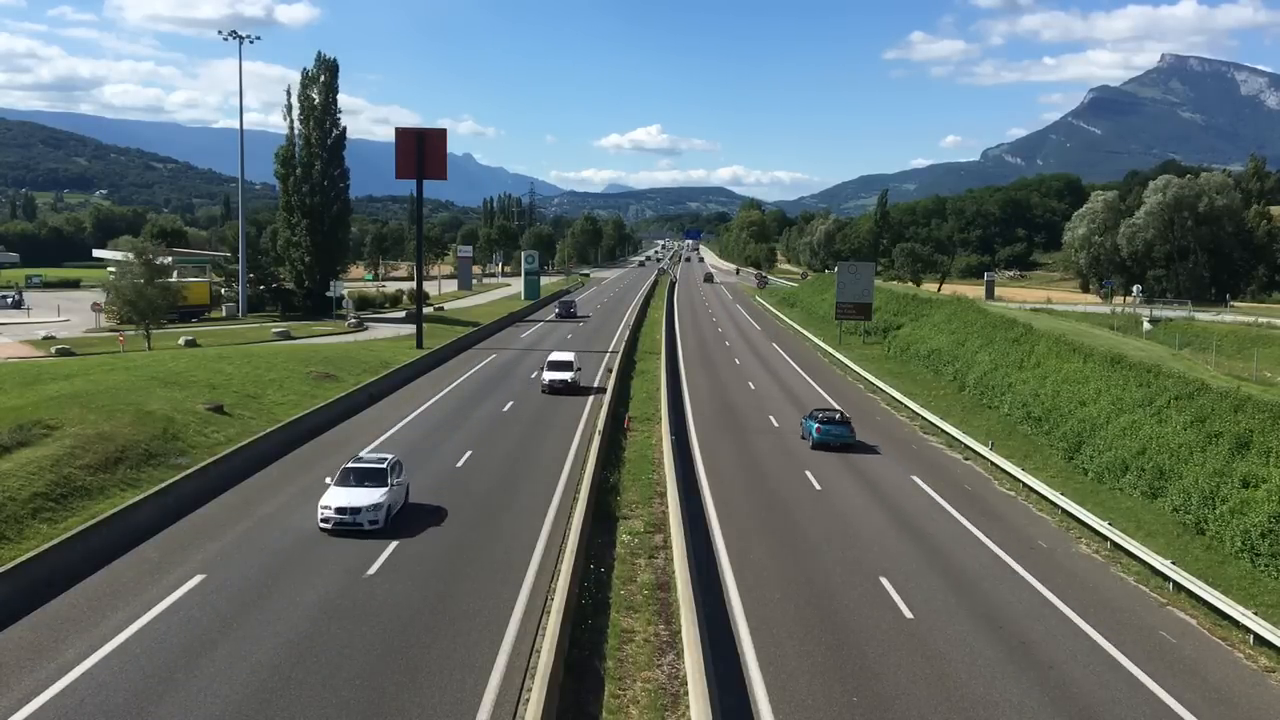
#> input picture frame 79 of video/auto_4.mp4, 1280 x 720 px, given in place of auto_2.mp4, which was not available
$ python main.py
#> lines starting #> are read from the running program, lines starting #| are printed output that depends on the picture; after the words box and inside, x2 and y2 are one past the last pixel; in counts of white or black regions, pixels touching at a corner belong together; pictures that were not available may be replaced by others from this repository, and a replacement may not be noted
### tracker.py
import math
class ObjectTracker:
    def __init__(self):
        # Memorizza le posizioni centrali degli oggetti
        self.center_points = {}
        # Conta gli ID degli oggetti
        self.id_count = 0

    def update(self, objects_rect):
        # Bounding box degli oggetti e relativi ID
        objects_bbs_ids = []

        # Aggiorna i bounding box degli oggetti
        for rect in objects_rect:
            x, y, w, h = rect
            cx = (x + x + w) // 2
            cy = (y + y + h) // 2

            # Controlla se l'oggetto è stato rilevato precedentemente
            same_object_detected = False
            for obj_id, pt in self.center_points.items():
                dist = math.hypot(cx - pt[0], cy - pt[1])

                if dist < 25:
                    self.center_points[obj_id] = (cx, cy)
                    objects_bbs_ids.append([x, y, w, h, obj_id])
                    same_object_detected = True
                    break

            # Se l'oggetto è nuovo, assegna un nuovo ID
            if not same_object_detected:
                self.center_points[self.id_count] = (cx, cy)
                objects_bbs_ids.append([x, y, w, h, self.id_count])
                self.id_count += 1

        # Rimuove gli oggetti non utilizzati dal dizionario
        self._cleanup_unused_objects(objects_bbs_ids)

        return objects_bbs_ids

    def _cleanup_unused_objects(self, objects_bbs_ids):
        # Rimuove gli oggetti non utilizzati dal dizionario
        used_object_ids = set(obj_bb_id[4] for obj_bb_id in objects_bbs_ids)
        unused_object_ids = set(self.center_points.keys()) - used_object_ids
        for obj_id in unused_object_ids:
            del self.center_points[obj_id]

### post_processing.py
import cv2
import numpy as np

# applica filtro di blurring
def apply_blur(frame):
    blurred_frame = cv2.GaussianBlur(frame, (5, 5), 0)
    return blurred_frame

# applica filtro di correzione del colore
def correct_color(frame):
    corrected_frame = cv2.cvtColor(frame, cv2.COLOR_BGR2GRAY)
    return corrected_frame

# applica filtro di miglioramento del contrasto
def adjust_brightness_contrast(frame, alpha=1.0, beta=0):
    adjusted_frame = cv2.convertScaleAbs(frame, alpha=alpha, beta=beta)
    return adjusted_frame

# maschera di applicazione all'intero frame - implementa anche una forma di sfocatura
def apply_mask(frame):
    mask = np.zeros(frame.shape[:2], dtype="uint8")
    cv2.rectangle(mask, (500, 340), (800, 720), 255, -1)
    masked_frame = cv2.bitwise_and(frame, frame, mask=mask)
    return masked_frame

### metrics.py
import cv2
import numpy as np
from skimage.metrics import structural_similarity as ssim

def calculate_video_metrics(frames):
    """
    Calcola le metriche video (PSNR, MSE e SSIM) su una sequenza di frame.

    Args:
        frames: una lista di array NumPy che rappresentano i frame video.

    Returns:
        Una tupla contenente (media_mse, media_psnr, media_ssim), o None
        se ci sono meno di 2 frame.
    """

    total_psnr = 0
    total_mse = 0
    total_ssim = 0

    frame_count = len(frames)

    # Verifica che ci siano almeno due frame per calcolare le medie
    if frame_count < 2:
        print("Non ci sono abbastanza frame per calcolare le metriche.")
        return None, None, None

    # Calcolo PSNR, MSE tra frame adiacenti
    for i in range(1, frame_count - 1):
        mse = np.mean((frames[i + 1] - frames[i]) ** 2)
        if mse == 0:
            psnr = float("inf")
        else:
            max_pixel = 255.0
            psnr = 20 * np.log10(max_pixel / np.sqrt(mse))
        total_mse += mse
        total_psnr += psnr

        # Calcolo del SSIM tra due frame adiacenti (conversione in scala di grigi)
        ssim_score, _ = ssim(cv2.cvtColor(frames[i + 1], cv2.COLOR_BGR2GRAY),
                             cv2.cvtColor(frames[i], cv2.COLOR_BGR2GRAY),
                             full=True)
        total_ssim += ssim_score

    # Calcolo della media dei valori per ogni metrica (escluso il primo frame)
    avg_mse = total_mse / (frame_count - 1)
    avg_psnr = total_psnr / (frame_count - 1)
    avg_ssim = total_ssim / (frame_count - 1)

    return avg_mse, avg_psnr, avg_ssim

### main.py
import cv2
from tracker import ObjectTracker
from metrics import calculate_video_metrics
from post_processing import apply_blur, correct_color, adjust_brightness_contrast, apply_mask

# Creazione dell'oggetto tracker
tracker = ObjectTracker()

# Apertura del video
cap = cv2.VideoCapture('/Users/giulia/Multimedia_progetto/video/auto_2.mp4')

# Creazione dell'oggetto per il rilevamento degli oggetti
object_detector = cv2.createBackgroundSubtractorMOG2(history=200, varThreshold=40)

# Parametri per il rilevamento degli oggetti
#min_area = 300  #Dimensione minima dell'area
#shadow_threshold = 50  #Soglia per l'identificazione delle ombre

# Inizializzazione dei frame precedenti per PSNR, MSE e SSIM
prev_frame = None
prev_roi = None
frames = []

debug_printed = False  # Dichiarazione e inizializzazione della variabile debug_printed
while True:
    # Lettura del frame
    ret, frame = cap.read()
#> frame is the input picture: shape (720, 1280, 3); mean B, G, R 109, 112.5, 99.3
    if not ret:
        break

    # Estrazione della regione di interesse
    #roi = frame[340: 720, 500: 800] (quella iniziale)
    roi = frame[200:600, 300:700]
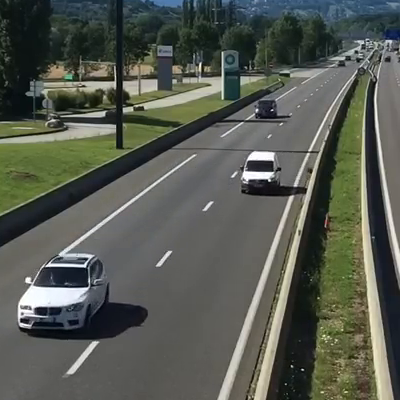
#> roi: shape (400, 400, 3); mean B, G, R 81.8, 90.5, 86.5


    # Memorizzazione del frame per il calcolo delle metriche
    frames.append(roi.copy())
    # Memorizzazione del frame corrente per il prossimo ciclo
    prev_frame = frame.copy()
    prev_roi = roi.copy()

    # 1. Rilevamento degli oggetti
    mask = object_detector.apply(roi)
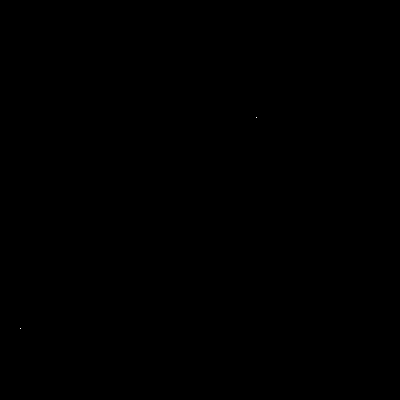
#> mask: shape (400, 400); values 127 (black) and 255 (white), 0% white in thin lines or dots, all inside (x1, y1, x2, y2) = (20, 117, 257, 329)
    _, mask = cv2.threshold(mask, 254, 255, cv2.THRESH_BINARY)
    contours, _ = cv2.findContours(mask, cv2.RETR_TREE, cv2.CHAIN_APPROX_SIMPLE)
#> contours = 2 contours, all with area under 20
    detections = []
    for cnt in contours:
        # Calcolo dell'area e rimozione degli elementi piccoli e delle ombre
        area = cv2.contourArea(cnt)
        if area > 300:
            x, y, w, h = cv2.boundingRect(cnt)
            detections.append([x, y, w, h])
#> this loop made 2 passes
#> (cnt, area) on passes 1 to 2: ([[20, 328]], 0), ([[256, 117]], 0)
#> after the loop, detections = []

    # 2. Tracking degli oggetti
    boxes_ids = tracker.update(detections)
#> after the loop in update, `for rect in objects_rect:`: self.center_points = 0 items; self.id_count = 0
#> in _cleanup_unused_objects, `used_object_ids = set(obj_bb_id[4] for obj_bb_id in objects_bbs_ids)`: used_object_ids = 0 items
#> boxes_ids = []
    for box_id in boxes_ids:
        x, y, w, h, obj_id = box_id
        cv2.putText(roi, str(obj_id), (x, y - 15), cv2.FONT_HERSHEY_PLAIN, 2, (255, 0, 0), 2)
        cv2.rectangle(roi, (x, y), (x + w, y + h), (0, 255, 0), 3)
#> this loop made 0 passes

    # Chiamata alle funzioni di post-elaborazione + debugging
    if not debug_printed: #se levo questo if allora mi permette di visualizzare questi filtri per l'intero video e mi stamperà il risultato per ogni frame
        blurred_frame = apply_blur(frame)
        print("Blurred Frame Shape:", blurred_frame.shape)  # Stampa frame sfocato
#| Blurred Frame Shape: (720, 1280, 3)
        corrected_frame = correct_color(frame)
#> in correct_color, `corrected_frame = cv2.cvtColor(frame, cv2.COLOR_BGR2GRAY)`:
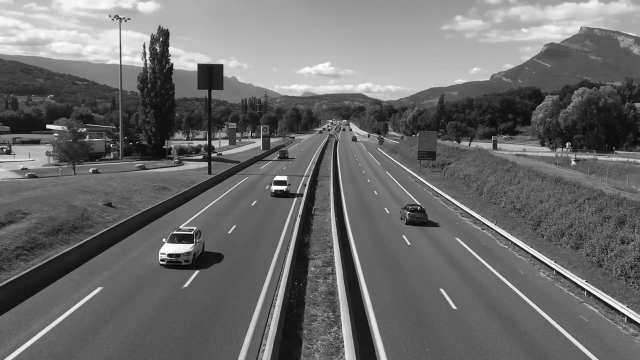
#> corrected_frame: shape (720, 1280) (shown at 1/2 size); min 0, max 255, mean 108.1
        print("Corrected Frame Shape:", corrected_frame.shape)  # Stampa frame corretto nel colore
#| Corrected Frame Shape: (720, 1280)
        adjusted_frame = adjust_brightness_contrast(frame, alpha=1.5, beta=10)
#> in adjust_brightness_contrast, `adjusted_frame = cv2.convertScaleAbs(frame, alpha=alpha, beta=beta)`:
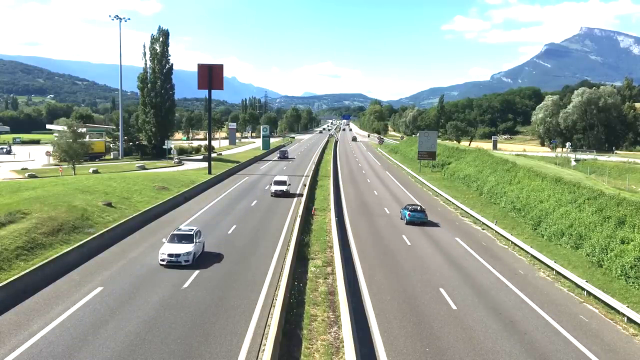
#> adjusted_frame: shape (720, 1280, 3) (shown at 1/2 size); mean B, G, R 151.5, 166.6, 152.9
        print("Adjusted Frame Shape:", adjusted_frame.shape)  # Stampa frame con luminosità e contrasto regolati
#| Adjusted Frame Shape: (720, 1280, 3)
        masked_frame = apply_mask(frame)
#> in apply_mask, `masked_frame = cv2.bitwise_and(frame, frame, mask=mask)`:
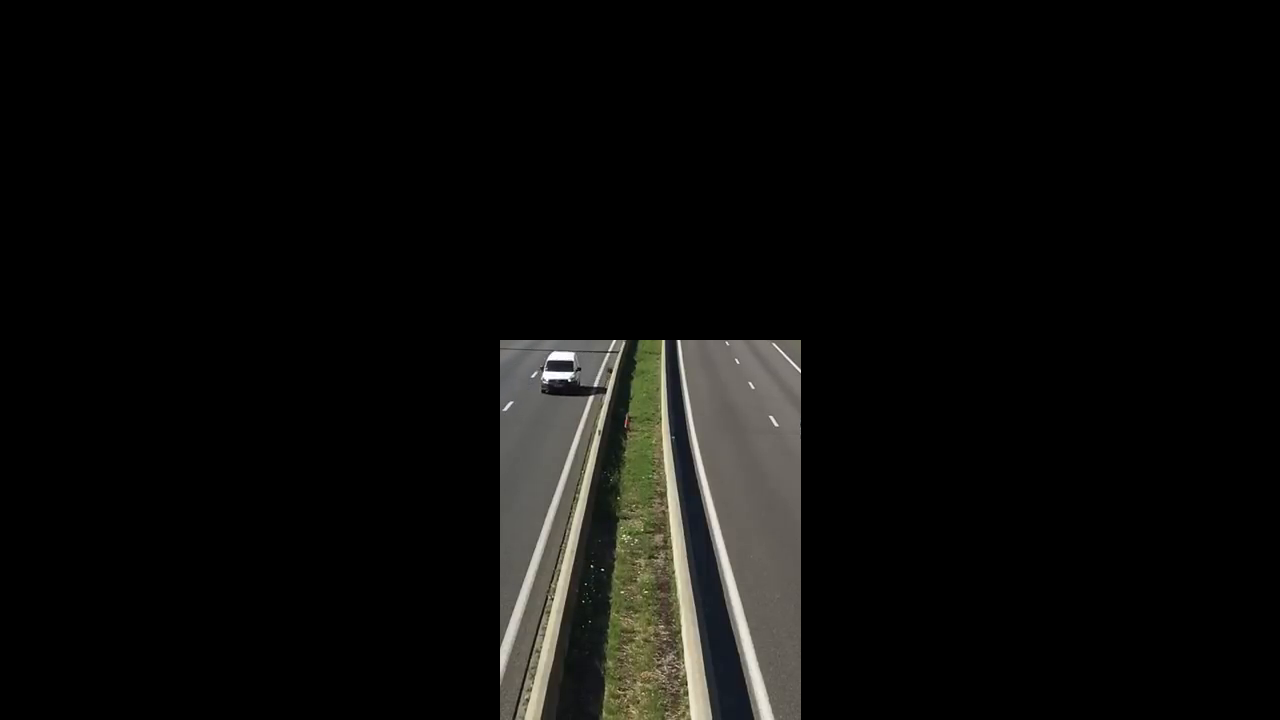
#> masked_frame: shape (720, 1280, 3); mean B, G, R 10.6, 12.1, 12.3
        print("Masked Frame Shape:", masked_frame.shape)  # Stampa frame mascherato
#| Masked Frame Shape: (720, 1280, 3)
        debug_printed = True

    # Visualizzazione dei frame post-processing
    cv2.imshow("roi", roi)
    cv2.imshow("Frame", frame)
    cv2.imshow("Original Frame", frame)
    cv2.imshow("Blurred Frame", blurred_frame)
    cv2.imshow("Corrected Frame", corrected_frame)
    cv2.imshow("Adjusted Frame", adjusted_frame)
    cv2.imshow("Masked Frame", masked_frame)

    # Ingrandisce la finestra della maschera ROI
    cv2.namedWindow("Mask", cv2.WINDOW_NORMAL)
    cv2.resizeWindow("Mask", 400, 300)  # Impostare le dimensioni desiderate

    # Ridimensiona anche l'immagine della maschera per adattarla alla finestra
    mask_resized = cv2.resize(mask, (400, 300))  # Impostare le stesse dimensioni della finestra!

    cv2.imshow("Mask", mask_resized)

    # Interruzione se viene premuto ESC
    key = cv2.waitKey(30)
#> (key Esc is pressed here)
    if key == 27:
        break

# Rilascio delle risorse
cap.release()
cv2.destroyAllWindows()

# Calcolo del PSNR e MSE medi
avg_mse, avg_psnr, avg_ssim = calculate_video_metrics(frames)
#> in calculate_video_metrics, `frame_count = len(frames)`: frame_count = 1

# Verifica se le metriche sono state calcolate con successo
if avg_mse is not None and avg_psnr is not None:
    # Visualizzazione dei risultati
    print("Media MSE:", avg_mse)
    print("Media PSNR:", avg_psnr)
    print("Media SSIM:", avg_ssim)
else:
    print("Impossibile calcolare le metriche. Assicurati di avere almeno due frame nel video.")

$ run again, starting later in the video
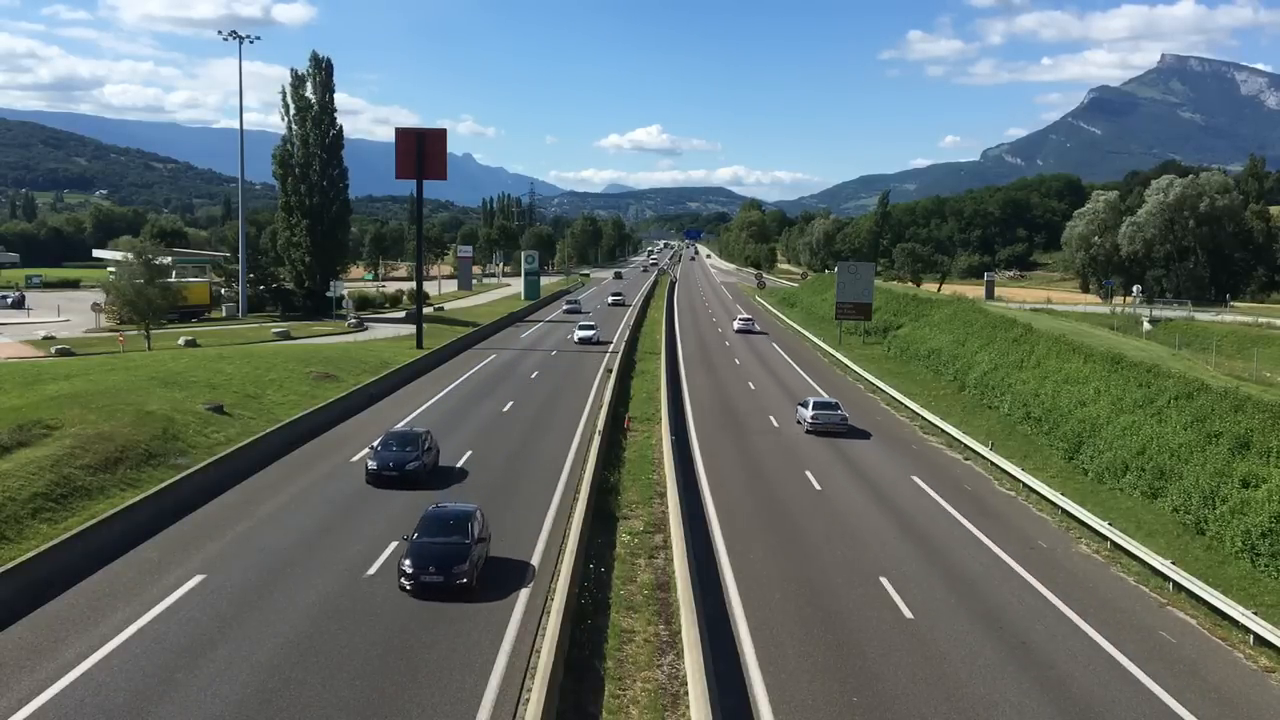
#> input picture frame 355 of video/auto_4.mp4, 1280 x 720 px, given in place of auto_2.mp4, which was not available
#> frame is the input picture: shape (720, 1280, 3); mean B, G, R 108.3, 111.6, 98.3
#> `roi = frame[200:600, 300:700]`:
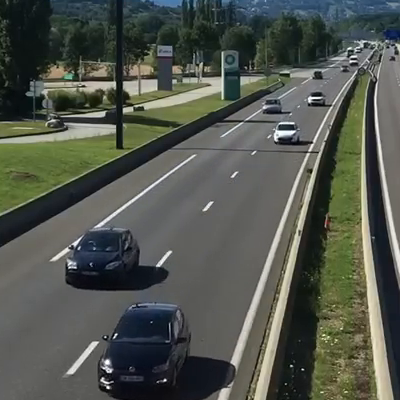
#> roi: shape (400, 400, 3); mean B, G, R 77.9, 86, 81.7
#> contours = 2 contours, all with area under 20
#> the loop `for cnt in contours: # Calcolo dell'area e rimozione degli elementi pi..` made 2 passes
#> (cnt, area) on passes 1 to 2: ([[67, 282]], 0), ([[312, 103]], 0)
#> after the loop `for cnt in contours:`: detections = []
#> after the loop in update, `for rect in objects_rect:`: self.center_points = 0 items; self.id_count = 0
#> used_object_ids = 0 items
#> boxes_ids = []
#| Blurred Frame Shape: (720, 1280, 3)
#| Corrected Frame Shape: (720, 1280)
#> in adjust_brightness_contrast, `adjusted_frame = cv2.convertScaleAbs(frame, alpha=alpha, beta=beta)`:
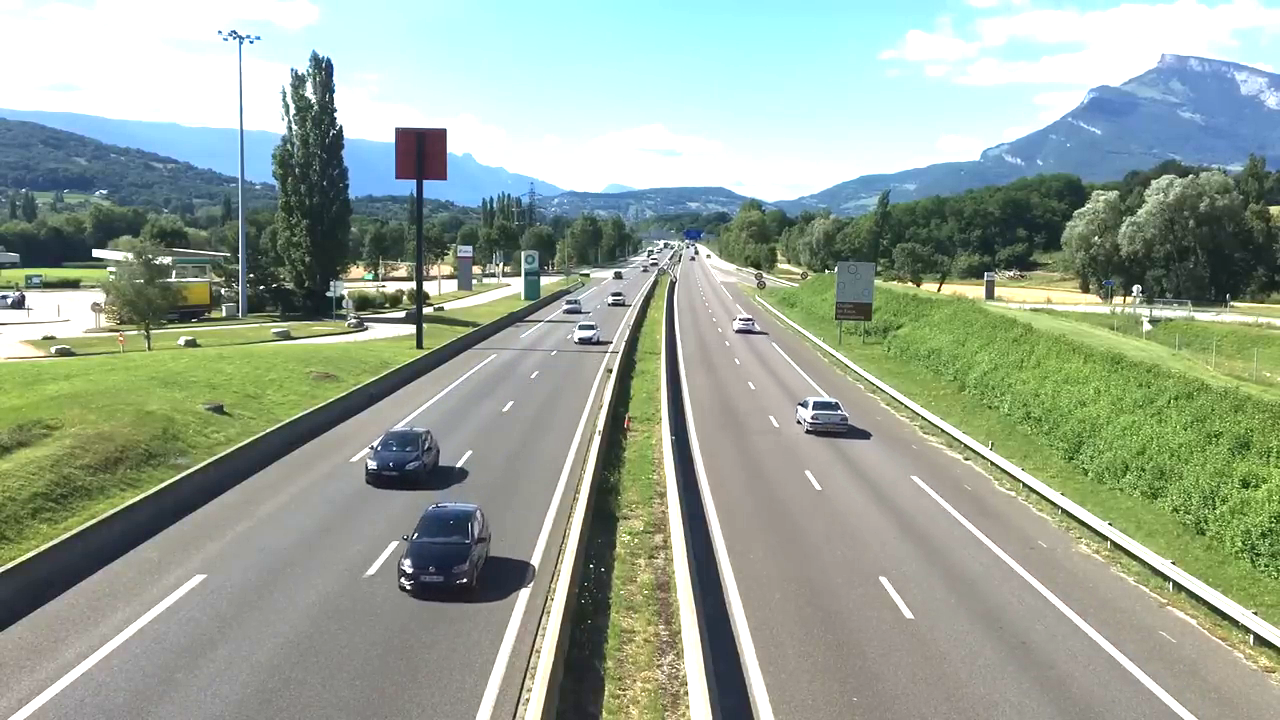
#> adjusted_frame: shape (720, 1280, 3); mean B, G, R 150.8, 165.5, 151.8
#| Adjusted Frame Shape: (720, 1280, 3)
#| Masked Frame Shape: (720, 1280, 3)
#> frame_count = 1
